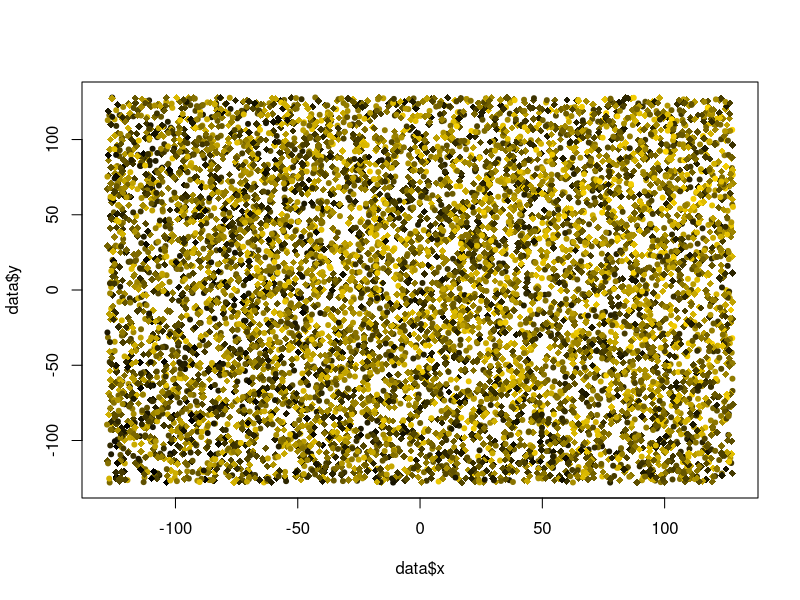

Write the R code that produced this figure. (Note: this script raises an error after producing the figure.)
## ---- chunk 1
#| eval: true
.libPaths("/data/R/library")
void <- suppressPackageStartupMessages
# library("sp") |> void()

# our beloved tidyverse components:
library("dplyr") |> void() 
library("ggplot2") |> void()  

## ---- chunk 2
n_observations <- 2^13
extent <- 128
smooth_sigma <- 12
zrange <- pi

# covariate effect magnitudes
a_slope <- pi/6
b_slope <- pi/8

## ---- chunk 3
gimme_points <- function(N = 100, scale = 1.0) (runif(N)*2.0-1.0) * scale
data <- data.frame(
  x = gimme_points(n_observations, extent),
  y = gimme_points(n_observations, extent),
  z_ = gimme_points(n_observations, zrange)
)
knitr::kable(head(data, 5))
## ---- chunk 4

data$a <- 0.7 * data$x / extent + 0.3 * data$y / extent

## ---- chunk 5
data$b <- as.integer(rbinom(n = n_observations, size = 1, prob = 0.4))

data$z <- data$z_ + a_slope * data$a + b_slope * data$b

knitr::kable(head(data, 3))
## ---- chunk 6
#| label: fig-raw-data
#| fig-cap: "The raw data, unsmoothed."

# https://stackoverflow.com/a/9946970
rbpal <- colorRampPalette(c('black','gold'))
color <- rbpal(n_observations)[as.numeric(cut(data$z, breaks = n_observations))]

plot(data$x, data$y, col = color, pch = as.integer(18 + 2*data$b))
## ---- chunk 7
# compute the difference of all elements of one vector to each other
self_difference <- function (vec) outer(X = vec, Y = vec, FUN = function(X, Y)  Y-X)
wrap_difference <- function (vec) outer(X = vec, Y = vec, FUN = function(X, Y) (Y-X) %% (2*extent))

# Calculate the Euclidean distance of the x and y columns in a data frame.
# Euclid <- function (data) sqrt(self_difference(data$x)^2 + self_difference(data$y)^2 )
Euclid_wrap <- function (data) sqrt(wrap_difference(data$x)^2 + wrap_difference(data$y)^2 )

# return the lower triangle of a matrix, unpacking it into a vector of unique values
lower_triangle <- function (mat) mat[lower.tri(mat)]
## ---- chunk 8

# smoothing 2D data
smooth <- function (data, sigma = NULL) {
  
  if (sigma <= 0 || is.null(sigma) || is.na(sigma)) {
    return(data$z)
  }

  dist <- Euclid_wrap(data)
  # sigma <- extent / 3
  weight <- dnorm(dist, 0, sigma) 
  weight <- weight / colSums(weight)
  # do.call("cbind", rep(list(data$z), length(data$z)))
  
  zmoothed <- weight %*% data$z
  return (zmoothed[,1])
}
## ---- chunk 9
#| label: fig-smooth-data
#| fig-cap: "The data, smoothed with a 2D Gaussian kernel. The edges are darker due to edge wrapping."

data$s <- smooth(data, smooth_sigma)
color <- rbpal(n_observations)[as.numeric(cut(data$s, breaks = n_observations))]
plot(data$x, data$y, col = color, pch = 20)
## ---- chunk 10
#| label: fig-data-detrend
#| fig-cap: "The smoothed data, again, after de-trending."

data$d <- lm(s ~ x + y, data)$residual

# another sunrise...
color <- rbpal(n_observations)[as.numeric(cut(data$d, breaks = n_observations))]
plot(data$x, data$y, col = color, pch = 20) 

## ---- chunk 11

# compute raw distance and difference
dist_diff <- data.frame(
  distance = lower_triangle(Euclid_wrap(data)),
  difference_raw = lower_triangle(self_difference(data$z)),
  difference_smooth = lower_triangle(self_difference(data$s)),
  difference = lower_triangle(self_difference(data$d))
)

# limit range, which is a major performance saver.
dist_diff <- dist_diff %>% 
  filter(distance > 0, distance < extent)


# binning, using `cut`
dist_diff$bin <- as.factor(cut(dist_diff$distance, breaks = as.integer(extent/2)))
dist_diff_binned <- dist_diff %>% 
  group_by(bin) %>%
  summarize_all(
    c("mean" = mean,
      "var" = var,
      "count" = function (vec) length(vec)
    )
  )

# semivariance is simply half the variance
dist_diff_binned$semivariance <- 0.5 * dist_diff_binned$difference_var
# head(dist_diff_binned)
## ---- chunk 12
#| eval: true
#| label: fig-difference-distance
#| fig-cap: "The difference-distance plot, visualized here as box-and-whiskers. Sorry for the ugly x-axis tick labels."

dist_diff %>% 
  ggplot(aes(x = bin, y = abs(difference))) +
  geom_boxplot(
    outlier.shape = 19, outlier.alpha = 0.01,
    notch = TRUE, notchwidth = 0.8, fill = "lightgrey"
  ) +
  theme_bw()
  #geom_jitter(width = 0.2, alpha = 0.01) +
## ---- chunk 13
#| label: fig-empirical-variogram
#| fig-cap: "The left panel shows the averaged difference-distance plot, whereas the right panel is the semivariance, plotted against the distance."

par(mfrow = c(1,2))
plot(dist_diff_binned$distance_mean, dist_diff_binned$distance_count,
   type = "o", col = "darkblue",
   xlab = "distance bin number",
   ylab = "number of pairs"
   )
plot(dist_diff_binned$distance_mean, dist_diff_binned$semivariance,
   type = "o", col = "darkgreen",
   xlab = "bin average distance",
   ylab = "semivariance"
   )

par(mfrow = c(1,1))
## ---- chunk 14

# wrap a regression function to generate residuals
# the result is the parameter to be minimized.
wrap_target_function <- function(x, y, regressor, params) {
  predictions <- regressor(x, params)
  differences <- y - predictions
  return(sum(sqrt(differences^2)))
}

# this can turn regression output into a usable function.
# εὕρηκα, functional programming!
create_prediction_function <- function(regressor, results) {
  fcn <- function (x) {
    regressor(x, results$par)
  }

  return(fcn)
}

# a uniform way to print results
print_regression_results <- function(orsl, label = "") {
  par <- paste(round(orsl$par, 4), collapse = ", ")
  conv <- orsl$convergence
  eps <- orsl$value
  print(sprintf("%s regression: convergence %i at (%s), mse %.1f", label, conv, par, eps))
}

# note: the `epsilon` can be calculated manually with the formula:
#   sum((predictor_function(x) - y)^2)


# Finally, a quick histogram plot of residuals.
plot_residuals_histogram <- function (x, y, predictor_function, ...) {
  residuals <- predictor_function(x) - y
  ggplot(NULL, aes(x = residuals)) +
    geom_histogram(...) +
    theme_bw()
}


## ---- chunk 15
x <- dist_diff_binned$distance_mean
y <- dist_diff_binned$semivariance

linear_function <- function(x, params) {
  return(params[1] + params[2]*x)
}

optimizer_results <- optim(
  par = c(0, 0.05),
  fn = function(params) {
    wrap_target_function(x, y, linear_function, params)
  }, method = "Nelder-Mead"
)

print_regression_results(optimizer_results, label = "linear")

## ---- chunk 16
#| label: fig-linear-regression
#| fig-cap: "In principle, you can fit anything you like to the semivariance."

predictor_function <- create_prediction_function(linear_function, optimizer_results)

ggplot(NULL, aes(x = x, y = y)) +
  geom_point(size = 2.5, colour = "black", fill = "white", alpha = 0.4) +
  geom_line(aes(x = x, y = predictor_function(x))) +
  theme_minimal()

## ---- chunk 17

matern_function <- function(d, params) {
  kappa <- 1/params[1] # related to range; turning point
  tau2 <- params[2]^2 # related to semivariance
  nu <- 1. # params[3]
  d <- d
  z <- sqrt(2 * nu) * d * kappa
  K <- suppressWarnings(besselK(z, nu))
  result <- tau2 - tau2 * (z)^nu * K / (2^(nu - 1) * gamma(nu))
  result[is.na(result)] <- 0
  return(result)
}


## ---- chunk 18

# yet another trick: we can improve model fit on the closer points.
wrap_target_function_distanceweighted <- function(x, y, regressor, params) {
  predictions <- regressor(x, params)
  differences <- y - predictions
  differences <- differences * 1/sqrt(x) # gently improving performance on proximal points
  mse <- sqrt(sum(differences^2))
  return(mse)
}


x <- dist_diff_binned$distance_mean
y <- 10000*dist_diff_binned$semivariance # multiplied to support optimizer

start_values <- c(6., 40.) # , "nu" = 1. # these seemed to work well.
optimizer_results <- optim(
  par = start_values,
  lower = c(0.0, 0.0),
  # upper = c(extent/8, 4*max(y)),
  fn = function(params) {
    wrap_target_function_distanceweighted(x, y, matern_function, params)
  }, 
  control = list(
    "fnscale" = 1e-5
  ),
  method = "L-BFGS-B" 
  # method = "Nelder-Mead" 
)

predictor_function <- create_prediction_function(
  matern_function,
  optimizer_results
)

print_regression_results(optimizer_results, label = "Matérn")

## ---- chunk 19
#| label: fig-matern-residuals
#| fig-cap: "Residual distribution of the Matérn model for semivariance."
plot_residuals_histogram(x, y, predictor_function,
  bins = 32, fill = "lightgray", color = "black")
## ---- chunk 20
kappa <- 1/optimizer_results$par[1]
tau <- optimizer_results$par[2]

range <- 8/kappa
sigma <- 1/sqrt(4*pi*exp(2*log(tau)+2*log(kappa)))

## ---- chunk 21
#| label: fig-matern-variogram
#| fig-cap: "Residual distribution of the Matérn model for semivariance."

predx <- seq(0, extent, length.out = 2*extent + 1)

ggplot(NULL, aes(x = x, y = y)) +
  geom_vline(xintercept = range, color = "darkgrey") +
  geom_point(size = 2.5, colour = "black", fill = "white", alpha = 0.4) +
  geom_line(aes(x = predx, y = predictor_function(predx))) +
  labs(title = "Matérn regression, with range indicated (vertical line)") +
  theme_minimal()

## ---- chunk 22
# x <- data$x
# y <- data$y
# value <- data$s

plot_matern_variogram <- function (x, y, value, skip_detrend = FALSE){

  df <- data.frame(x = x, y = y, z = value)

  # de-trending
  if (skip_detrend) {
    df$d <- df$z 
  } else {
    df$d <- lm(z ~ x + y, df)$residual
  }

  # distance-difference
  dd <- data.frame(
    dist = lower_triangle(Euclid_wrap(df)),
    diff = lower_triangle(self_difference(df$d))
  )%>% 
  filter(dist > 0, dist < extent)

  # binning
  dd$bin <- as.factor(cut(dd$dist, breaks = as.integer(extent/2)))
  dd_binned <- dd %>% 
    group_by(bin) %>%
    summarize_all(
      c("mean" = mean,
        "var" = var
      )
    )

  # regression
  regx <- dd_binned$dist_mean
  regy <- 0.5 * dd_binned$diff_var

  optimizer_results <- optim(
    par = c(6., 40.),
    lower = c(0.0, 0.0),
    fn = function(params) {
      wrap_target_function_distanceweighted(regx, regy, matern_function, params)
    }, 
    method = "L-BFGS-B" 
  )

  print_regression_results(optimizer_results, label = "Matérn")
  
  predictor_function <- create_prediction_function(
    matern_function,
    optimizer_results
  )
  

  # plotting
  plotx <- seq(0, extent, length.out = 2*extent + 1)
  
  g <- ggplot(NULL, aes(x = regx, y = regy)) +
    geom_vline(xintercept = range, color = "darkgrey") +
    geom_point(size = 2.5, colour = "black", fill = "white", alpha = 0.4) +
    geom_line(aes(x = plotx, y = predictor_function(plotx))) +
    labs(title = "Matérn regression, with range indicated (vertical line)") +
    theme_minimal()
  print(g)

  # return range
  kappa <- 1/optimizer_results$par[1]
  tau <- optimizer_results$par[2]
  
  range <- 8/kappa
  # sigma <- 1/sqrt(4*pi*exp(2*log(tau)+2*log(kappa)))

  return(range)
}
## ---- chunk 23
#| label: fig-subdata-variogram
#| fig-cap: "Variogram of the sub-data in the `b == 1` category."
semi_data <- data %>%
  filter(b == 1)
range_b1 <- plot_matern_variogram(
  x = semi_data$x,
  y = semi_data$y,
  value = semi_data$s
)
## ---- chunk 24
#| label: fig-variogram-nodetrend
#| fig-cap: "Variogram of the data with de-trending disabled."
range_trended <- plot_matern_variogram(
  x = data$x,
  y = data$y,
  value = data$s,
  skip_detrend = TRUE
)
## ---- chunk 25
#| label: fig-variogram-rawdata
#| fig-cap: "Variogram of the Non-Tobleronian raw data, i.e. random data without spatial relation."
range_raw <- plot_matern_variogram(
  x = data$x,
  y = data$y,
  value = data$z,
  skip_detrend = TRUE
)
